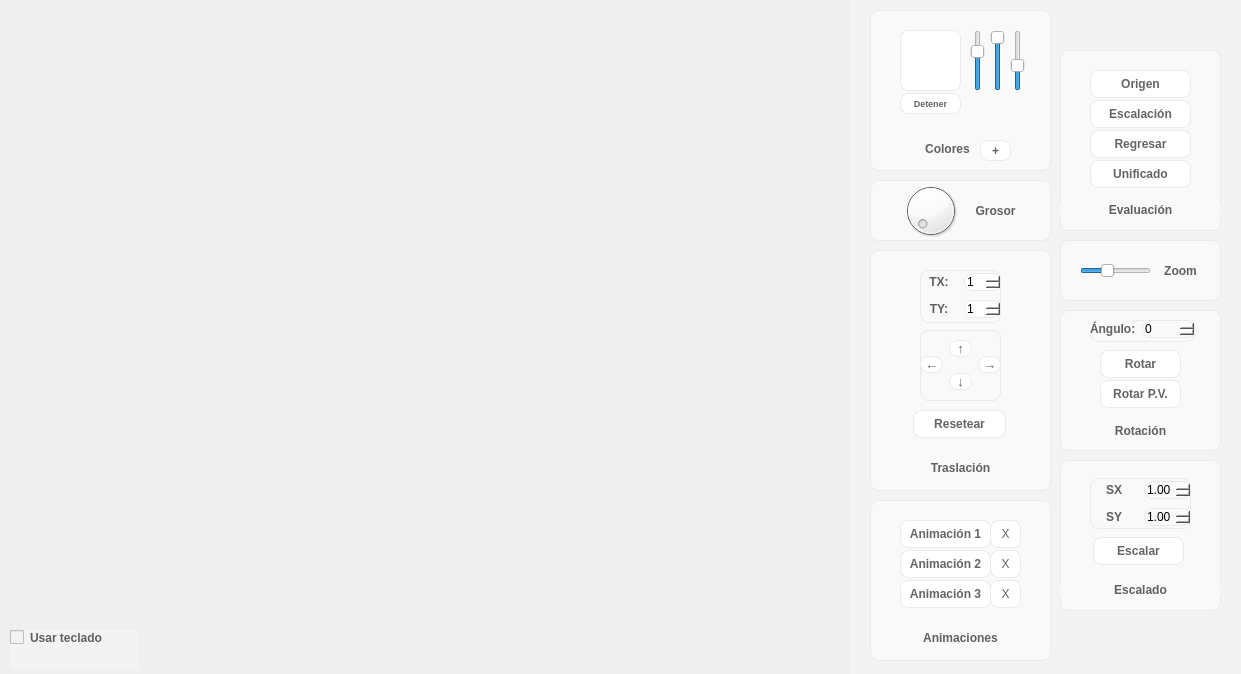
<?xml version="1.0" encoding="UTF-8"?>
<ui version="4.0">
 <class>Widget</class>
 <widget class="QWidget" name="Widget">
  <property name="geometry">
   <rect>
    <x>0</x>
    <y>0</y>
    <width>1241</width>
    <height>674</height>
   </rect>
  </property>
  <property name="windowTitle">
   <string>20130778 - Transformaciones 2D</string>
  </property>
  <property name="windowIcon">
   <iconset resource="img.qrc">
    <normaloff>:/img/favicon.png</normaloff>:/img/favicon.png</iconset>
  </property>
  <widget class="QWidget" name="widget" native="true">
   <property name="geometry">
    <rect>
     <x>850</x>
     <y>0</y>
     <width>391</width>
     <height>681</height>
    </rect>
   </property>
   <property name="styleSheet">
    <string notr="true">background-color: rgb(243, 243, 243);</string>
   </property>
   <widget class="QGroupBox" name="groupBox_4">
    <property name="geometry">
     <rect>
      <x>20</x>
      <y>10</y>
      <width>181</width>
      <height>161</height>
     </rect>
    </property>
    <property name="styleSheet">
     <string notr="true">background-color: rgb(249, 249, 249);
border-style: solid;
border-width: 1px;
border-color: rgb(234, 234, 234);
border-radius: 8px;</string>
    </property>
    <property name="title">
     <string/>
    </property>
    <widget class="QLabel" name="label_10">
     <property name="geometry">
      <rect>
       <x>32</x>
       <y>131</y>
       <width>91</width>
       <height>16</height>
      </rect>
     </property>
     <property name="font">
      <font>
       <family>Segoe UI</family>
       <weight>75</weight>
       <bold>true</bold>
      </font>
     </property>
     <property name="styleSheet">
      <string notr="true">color: rgb(95, 95, 95);
border-style: solid;
border-width: 0px;
border-color: none;</string>
     </property>
     <property name="text">
      <string>Colores</string>
     </property>
     <property name="alignment">
      <set>Qt::AlignCenter</set>
     </property>
    </widget>
    <widget class="QPushButton" name="pushButton_18">
     <property name="geometry">
      <rect>
       <x>110</x>
       <y>130</y>
       <width>31</width>
       <height>21</height>
      </rect>
     </property>
     <property name="font">
      <font>
       <family>Arial</family>
       <pointsize>9</pointsize>
       <weight>75</weight>
       <bold>true</bold>
      </font>
     </property>
     <property name="toolTip">
      <string>Seleccionar color</string>
     </property>
     <property name="styleSheet">
      <string notr="true">background-color: rgb(255, 255, 255);
color: rgb(95, 95, 95);
border-style: solid;
border-width: 1px;
border-color: rgb(234, 234, 234);
border-radius: 8px;</string>
     </property>
     <property name="text">
      <string>+</string>
     </property>
    </widget>
    <widget class="QPushButton" name="pushButton_6">
     <property name="geometry">
      <rect>
       <x>30</x>
       <y>20</y>
       <width>61</width>
       <height>61</height>
      </rect>
     </property>
     <property name="styleSheet">
      <string notr="true">background-color: rgb(255, 255, 255);
border-style: solid;
border-width: 1px;
border-color: rgb(234, 234, 234);
border-radius: 8px;</string>
     </property>
     <property name="text">
      <string/>
     </property>
     <property name="icon">
      <iconset resource="img.qrc">
       <normaloff>:/img/arcoiris.png</normaloff>:/img/arcoiris.png</iconset>
     </property>
     <property name="iconSize">
      <size>
       <width>50</width>
       <height>50</height>
      </size>
     </property>
    </widget>
    <widget class="QSlider" name="vsIntensidadR">
     <property name="geometry">
      <rect>
       <x>100</x>
       <y>20</y>
       <width>16</width>
       <height>61</height>
      </rect>
     </property>
     <property name="styleSheet">
      <string notr="true">border-color: none;
border-radius: none;</string>
     </property>
     <property name="minimum">
      <number>1</number>
     </property>
     <property name="maximum">
      <number>255</number>
     </property>
     <property name="sliderPosition">
      <number>180</number>
     </property>
     <property name="orientation">
      <enum>Qt::Vertical</enum>
     </property>
    </widget>
    <widget class="QSlider" name="vsIntensidadB">
     <property name="geometry">
      <rect>
       <x>140</x>
       <y>20</y>
       <width>16</width>
       <height>61</height>
      </rect>
     </property>
     <property name="styleSheet">
      <string notr="true">border-color: none;
border-radius: none;</string>
     </property>
     <property name="minimum">
      <number>1</number>
     </property>
     <property name="maximum">
      <number>255</number>
     </property>
     <property name="sliderPosition">
      <number>100</number>
     </property>
     <property name="orientation">
      <enum>Qt::Vertical</enum>
     </property>
    </widget>
    <widget class="QSlider" name="vsIntensidadG">
     <property name="geometry">
      <rect>
       <x>120</x>
       <y>20</y>
       <width>16</width>
       <height>61</height>
      </rect>
     </property>
     <property name="styleSheet">
      <string notr="true">border-color: none;
border-radius: none;</string>
     </property>
     <property name="minimum">
      <number>1</number>
     </property>
     <property name="maximum">
      <number>255</number>
     </property>
     <property name="sliderPosition">
      <number>255</number>
     </property>
     <property name="orientation">
      <enum>Qt::Vertical</enum>
     </property>
    </widget>
    <widget class="QPushButton" name="pushButton_7">
     <property name="geometry">
      <rect>
       <x>30</x>
       <y>83</y>
       <width>61</width>
       <height>21</height>
      </rect>
     </property>
     <property name="font">
      <font>
       <family>Segoe UI</family>
       <pointsize>7</pointsize>
       <weight>75</weight>
       <bold>true</bold>
      </font>
     </property>
     <property name="styleSheet">
      <string notr="true">color: rgb(100, 100, 100);
background-color: rgb(255, 255, 255);
border-style: solid;
border-width: 1px;
border-color: rgb(234, 234, 234);
border-radius: 8px;</string>
     </property>
     <property name="text">
      <string>Detener</string>
     </property>
    </widget>
   </widget>
   <widget class="QGroupBox" name="groupBox_5">
    <property name="geometry">
     <rect>
      <x>20</x>
      <y>250</y>
      <width>181</width>
      <height>241</height>
     </rect>
    </property>
    <property name="styleSheet">
     <string notr="true">background-color: rgb(249, 249, 249);
border-style: solid;
border-width: 1px;
border-color: rgb(234, 234, 234);
border-radius: 8px;</string>
    </property>
    <property name="title">
     <string/>
    </property>
    <widget class="QLabel" name="label_12">
     <property name="geometry">
      <rect>
       <x>30</x>
       <y>210</y>
       <width>121</width>
       <height>16</height>
      </rect>
     </property>
     <property name="font">
      <font>
       <family>Segoe UI</family>
       <weight>75</weight>
       <bold>true</bold>
      </font>
     </property>
     <property name="styleSheet">
      <string notr="true">color: rgb(95, 95, 95);
border-style: solid;
border-width: 0px;
border-color: none;</string>
     </property>
     <property name="text">
      <string>Traslación</string>
     </property>
     <property name="alignment">
      <set>Qt::AlignCenter</set>
     </property>
    </widget>
    <widget class="QPushButton" name="pushButton_5">
     <property name="geometry">
      <rect>
       <x>43</x>
       <y>160</y>
       <width>93</width>
       <height>28</height>
      </rect>
     </property>
     <property name="font">
      <font>
       <family>Segoe UI</family>
       <weight>75</weight>
       <bold>true</bold>
      </font>
     </property>
     <property name="styleSheet">
      <string notr="true">color: rgb(100, 100, 100);
background-color: rgb(255, 255, 255);
border-style: solid;
border-width: 1px;
border-color: rgb(234, 234, 234);
border-radius: 8px;</string>
     </property>
     <property name="text">
      <string>Resetear</string>
     </property>
    </widget>
    <widget class="QWidget" name="layoutWidget">
     <property name="geometry">
      <rect>
       <x>50</x>
       <y>20</y>
       <width>81</width>
       <height>53</height>
      </rect>
     </property>
     <layout class="QGridLayout" name="gridLayout">
      <item row="0" column="0">
       <layout class="QHBoxLayout" name="horizontalLayout">
        <item>
         <widget class="QLabel" name="label">
          <property name="font">
           <font>
            <family>Segoe UI</family>
            <weight>75</weight>
            <bold>true</bold>
           </font>
          </property>
          <property name="styleSheet">
           <string notr="true">color: rgb(95, 95, 95);
border-style: solid;
border-width: 0px;
border-color: none;
background-color:none;</string>
          </property>
          <property name="text">
           <string>TX:</string>
          </property>
          <property name="alignment">
           <set>Qt::AlignCenter</set>
          </property>
         </widget>
        </item>
        <item>
         <widget class="QSpinBox" name="spinBox">
          <property name="styleSheet">
           <string notr="true">background-color: rgb(255, 255, 255);</string>
          </property>
          <property name="minimum">
           <number>1</number>
          </property>
          <property name="maximum">
           <number>10</number>
          </property>
         </widget>
        </item>
       </layout>
      </item>
      <item row="1" column="0">
       <layout class="QHBoxLayout" name="horizontalLayout_2">
        <item>
         <widget class="QLabel" name="label_2">
          <property name="font">
           <font>
            <family>Segoe UI</family>
            <weight>75</weight>
            <bold>true</bold>
           </font>
          </property>
          <property name="styleSheet">
           <string notr="true">color: rgb(95, 95, 95);
border-style: solid;
border-width: 0px;
border-color: none;background-color:none;</string>
          </property>
          <property name="text">
           <string>TY:</string>
          </property>
          <property name="alignment">
           <set>Qt::AlignCenter</set>
          </property>
         </widget>
        </item>
        <item>
         <widget class="QSpinBox" name="spinBox_2">
          <property name="styleSheet">
           <string notr="true">background-color: rgb(255, 255, 255);</string>
          </property>
          <property name="minimum">
           <number>1</number>
          </property>
          <property name="maximum">
           <number>10</number>
          </property>
         </widget>
        </item>
       </layout>
      </item>
     </layout>
    </widget>
    <widget class="QWidget" name="layoutWidget">
     <property name="geometry">
      <rect>
       <x>50</x>
       <y>80</y>
       <width>81</width>
       <height>71</height>
      </rect>
     </property>
     <layout class="QGridLayout" name="gridLayout_2">
      <item row="0" column="0" rowspan="2">
       <widget class="QPushButton" name="pushButton_4">
        <property name="font">
         <font>
          <family>Segoe UI</family>
          <pointsize>10</pointsize>
          <weight>75</weight>
          <bold>true</bold>
         </font>
        </property>
        <property name="styleSheet">
         <string notr="true">color: rgb(100, 100, 100);
background-color: rgb(255, 255, 255);
border-style: solid;
border-width: 1px;
border-color: rgb(234, 234, 234);
border-radius: 8px;</string>
        </property>
        <property name="text">
         <string>←</string>
        </property>
       </widget>
      </item>
      <item row="0" column="1">
       <widget class="QPushButton" name="pushButton">
        <property name="font">
         <font>
          <family>Segoe UI</family>
          <pointsize>10</pointsize>
          <weight>75</weight>
          <bold>true</bold>
         </font>
        </property>
        <property name="styleSheet">
         <string notr="true">color: rgb(100, 100, 100);
background-color: rgb(255, 255, 255);
border-style: solid;
border-width: 1px;
border-color: rgb(234, 234, 234);
border-radius: 8px;</string>
        </property>
        <property name="text">
         <string>↑</string>
        </property>
        <property name="iconSize">
         <size>
          <width>40</width>
          <height>40</height>
         </size>
        </property>
       </widget>
      </item>
      <item row="0" column="2" rowspan="2">
       <widget class="QPushButton" name="pushButton_3">
        <property name="font">
         <font>
          <family>Segoe UI</family>
          <pointsize>10</pointsize>
          <weight>75</weight>
          <bold>true</bold>
         </font>
        </property>
        <property name="styleSheet">
         <string notr="true">color: rgb(100, 100, 100);
background-color: rgb(255, 255, 255);
border-style: solid;
border-width: 1px;
border-color: rgb(234, 234, 234);
border-radius: 8px;</string>
        </property>
        <property name="text">
         <string>→</string>
        </property>
       </widget>
      </item>
      <item row="1" column="1">
       <widget class="QPushButton" name="pushButton_2">
        <property name="font">
         <font>
          <family>Segoe UI</family>
          <pointsize>10</pointsize>
          <weight>75</weight>
          <bold>true</bold>
         </font>
        </property>
        <property name="styleSheet">
         <string notr="true">color: rgb(100, 100, 100);
background-color: rgb(255, 255, 255);
border-style: solid;
border-width: 1px;
border-color: rgb(234, 234, 234);
border-radius: 8px;</string>
        </property>
        <property name="text">
         <string>↓</string>
        </property>
        <property name="iconSize">
         <size>
          <width>40</width>
          <height>40</height>
         </size>
        </property>
       </widget>
      </item>
     </layout>
    </widget>
   </widget>
   <widget class="QGroupBox" name="groupBox_3">
    <property name="geometry">
     <rect>
      <x>20</x>
      <y>180</y>
      <width>181</width>
      <height>61</height>
     </rect>
    </property>
    <property name="styleSheet">
     <string notr="true">background-color: rgb(249, 249, 249);
border-style: solid;
border-width: 1px;
border-color: rgb(234, 234, 234);
border-radius: 8px;</string>
    </property>
    <property name="title">
     <string/>
    </property>
    <widget class="QLabel" name="label_9">
     <property name="geometry">
      <rect>
       <x>90</x>
       <y>20</y>
       <width>71</width>
       <height>21</height>
      </rect>
     </property>
     <property name="font">
      <font>
       <family>Segoe UI</family>
       <weight>75</weight>
       <bold>true</bold>
      </font>
     </property>
     <property name="styleSheet">
      <string notr="true">color: rgb(95, 95, 95);
border-style: solid;
border-width: 0px;
border-color: none;</string>
     </property>
     <property name="text">
      <string>Grosor</string>
     </property>
     <property name="alignment">
      <set>Qt::AlignCenter</set>
     </property>
    </widget>
    <widget class="QDial" name="dial">
     <property name="geometry">
      <rect>
       <x>20</x>
       <y>0</y>
       <width>81</width>
       <height>61</height>
      </rect>
     </property>
     <property name="minimum">
      <number>2</number>
     </property>
     <property name="maximum">
      <number>6</number>
     </property>
    </widget>
   </widget>
   <widget class="QGroupBox" name="groupBox_6">
    <property name="geometry">
     <rect>
      <x>210</x>
      <y>460</y>
      <width>161</width>
      <height>151</height>
     </rect>
    </property>
    <property name="styleSheet">
     <string notr="true">background-color: rgb(249, 249, 249);
border-style: solid;
border-width: 1px;
border-color: rgb(234, 234, 234);
border-radius: 8px;</string>
    </property>
    <property name="title">
     <string/>
    </property>
    <widget class="QLabel" name="label_13">
     <property name="geometry">
      <rect>
       <x>0</x>
       <y>120</y>
       <width>161</width>
       <height>20</height>
      </rect>
     </property>
     <property name="font">
      <font>
       <family>Segoe UI</family>
       <weight>75</weight>
       <bold>true</bold>
      </font>
     </property>
     <property name="styleSheet">
      <string notr="true">color: rgb(95, 95, 95);
border-style: solid;
border-width: 0px;
border-color: none;</string>
     </property>
     <property name="text">
      <string>Escalado</string>
     </property>
     <property name="alignment">
      <set>Qt::AlignCenter</set>
     </property>
    </widget>
    <widget class="QPushButton" name="pushButton_19">
     <property name="geometry">
      <rect>
       <x>33</x>
       <y>77</y>
       <width>91</width>
       <height>28</height>
      </rect>
     </property>
     <property name="font">
      <font>
       <family>Segoe UI</family>
       <weight>75</weight>
       <bold>true</bold>
      </font>
     </property>
     <property name="styleSheet">
      <string notr="true">color: rgb(100, 100, 100);
background-color: rgb(255, 255, 255);
border-style: solid;
border-width: 1px;
border-color: rgb(234, 234, 234);
border-radius: 8px;</string>
     </property>
     <property name="text">
      <string>Escalar</string>
     </property>
    </widget>
    <widget class="QWidget" name="layoutWidget">
     <property name="geometry">
      <rect>
       <x>30</x>
       <y>18</y>
       <width>101</width>
       <height>51</height>
      </rect>
     </property>
     <layout class="QGridLayout" name="gridLayout_3">
      <item row="0" column="0">
       <widget class="QLabel" name="label_3">
        <property name="font">
         <font>
          <family>Segoe UI</family>
          <weight>75</weight>
          <bold>true</bold>
         </font>
        </property>
        <property name="styleSheet">
         <string notr="true">color: rgb(95, 95, 95);
border-style: solid;
border-width: 0px;
border-color: none;background-color:none;</string>
        </property>
        <property name="text">
         <string>SX</string>
        </property>
        <property name="alignment">
         <set>Qt::AlignCenter</set>
        </property>
       </widget>
      </item>
      <item row="0" column="1">
       <widget class="QDoubleSpinBox" name="doubleSpinBox">
        <property name="minimum">
         <double>1.000000000000000</double>
        </property>
        <property name="maximum">
         <double>5.000000000000000</double>
        </property>
        <property name="singleStep">
         <double>0.500000000000000</double>
        </property>
       </widget>
      </item>
      <item row="1" column="0">
       <widget class="QLabel" name="label_4">
        <property name="font">
         <font>
          <family>Segoe UI</family>
          <weight>75</weight>
          <bold>true</bold>
         </font>
        </property>
        <property name="styleSheet">
         <string notr="true">color: rgb(95, 95, 95);
border-style: solid;
border-width: 0px;
border-color: none;background-color:none;</string>
        </property>
        <property name="text">
         <string>SY</string>
        </property>
        <property name="alignment">
         <set>Qt::AlignCenter</set>
        </property>
       </widget>
      </item>
      <item row="1" column="1">
       <widget class="QDoubleSpinBox" name="doubleSpinBox_2">
        <property name="minimum">
         <double>1.000000000000000</double>
        </property>
        <property name="maximum">
         <double>5.000000000000000</double>
        </property>
        <property name="singleStep">
         <double>0.500000000000000</double>
        </property>
       </widget>
      </item>
     </layout>
    </widget>
   </widget>
   <widget class="QGroupBox" name="groupBox_8">
    <property name="geometry">
     <rect>
      <x>210</x>
      <y>50</y>
      <width>161</width>
      <height>181</height>
     </rect>
    </property>
    <property name="styleSheet">
     <string notr="true">background-color: rgb(249, 249, 249);
border-style: solid;
border-width: 1px;
border-color: rgb(234, 234, 234);
border-radius: 8px;</string>
    </property>
    <property name="title">
     <string/>
    </property>
    <widget class="QLabel" name="label_14">
     <property name="geometry">
      <rect>
       <x>0</x>
       <y>150</y>
       <width>161</width>
       <height>20</height>
      </rect>
     </property>
     <property name="font">
      <font>
       <family>Segoe UI</family>
       <weight>75</weight>
       <bold>true</bold>
      </font>
     </property>
     <property name="styleSheet">
      <string notr="true">color: rgb(95, 95, 95);
border-style: solid;
border-width: 0px;
border-color: none;</string>
     </property>
     <property name="text">
      <string>Evaluación</string>
     </property>
     <property name="alignment">
      <set>Qt::AlignCenter</set>
     </property>
    </widget>
    <widget class="QPushButton" name="pushButton_20">
     <property name="geometry">
      <rect>
       <x>30</x>
       <y>20</y>
       <width>101</width>
       <height>28</height>
      </rect>
     </property>
     <property name="font">
      <font>
       <family>Segoe UI</family>
       <weight>75</weight>
       <bold>true</bold>
      </font>
     </property>
     <property name="styleSheet">
      <string notr="true">color: rgb(100, 100, 100);
background-color: rgb(255, 255, 255);
border-style: solid;
border-width: 1px;
border-color: rgb(234, 234, 234);
border-radius: 8px;</string>
     </property>
     <property name="text">
      <string>Origen</string>
     </property>
    </widget>
    <widget class="QPushButton" name="pushButton_21">
     <property name="geometry">
      <rect>
       <x>30</x>
       <y>50</y>
       <width>101</width>
       <height>28</height>
      </rect>
     </property>
     <property name="font">
      <font>
       <family>Segoe UI</family>
       <weight>75</weight>
       <bold>true</bold>
      </font>
     </property>
     <property name="styleSheet">
      <string notr="true">color: rgb(100, 100, 100);
background-color: rgb(255, 255, 255);
border-style: solid;
border-width: 1px;
border-color: rgb(234, 234, 234);
border-radius: 8px;</string>
     </property>
     <property name="text">
      <string>Escalación</string>
     </property>
    </widget>
    <widget class="QPushButton" name="pushButton_22">
     <property name="geometry">
      <rect>
       <x>30</x>
       <y>80</y>
       <width>101</width>
       <height>28</height>
      </rect>
     </property>
     <property name="font">
      <font>
       <family>Segoe UI</family>
       <weight>75</weight>
       <bold>true</bold>
      </font>
     </property>
     <property name="styleSheet">
      <string notr="true">color: rgb(100, 100, 100);
background-color: rgb(255, 255, 255);
border-style: solid;
border-width: 1px;
border-color: rgb(234, 234, 234);
border-radius: 8px;</string>
     </property>
     <property name="text">
      <string>Regresar</string>
     </property>
    </widget>
    <widget class="QPushButton" name="pushButton_23">
     <property name="geometry">
      <rect>
       <x>30</x>
       <y>110</y>
       <width>101</width>
       <height>28</height>
      </rect>
     </property>
     <property name="font">
      <font>
       <family>Segoe UI</family>
       <weight>75</weight>
       <bold>true</bold>
      </font>
     </property>
     <property name="styleSheet">
      <string notr="true">color: rgb(100, 100, 100);
background-color: rgb(255, 255, 255);
border-style: solid;
border-width: 1px;
border-color: rgb(234, 234, 234);
border-radius: 8px;</string>
     </property>
     <property name="text">
      <string>Unificado</string>
     </property>
    </widget>
   </widget>
   <widget class="QGroupBox" name="groupBox_9">
    <property name="geometry">
     <rect>
      <x>210</x>
      <y>310</y>
      <width>161</width>
      <height>141</height>
     </rect>
    </property>
    <property name="styleSheet">
     <string notr="true">background-color: rgb(249, 249, 249);
border-style: solid;
border-width: 1px;
border-color: rgb(234, 234, 234);
border-radius: 8px;</string>
    </property>
    <property name="title">
     <string/>
    </property>
    <widget class="QLabel" name="label_15">
     <property name="geometry">
      <rect>
       <x>50</x>
       <y>110</y>
       <width>61</width>
       <height>21</height>
      </rect>
     </property>
     <property name="font">
      <font>
       <family>Segoe UI</family>
       <weight>75</weight>
       <bold>true</bold>
      </font>
     </property>
     <property name="styleSheet">
      <string notr="true">color: rgb(95, 95, 95);
border-style: solid;
border-width: 0px;
border-color: none;</string>
     </property>
     <property name="text">
      <string>Rotación</string>
     </property>
     <property name="alignment">
      <set>Qt::AlignCenter</set>
     </property>
    </widget>
    <widget class="QPushButton" name="pushButton_24">
     <property name="geometry">
      <rect>
       <x>40</x>
       <y>40</y>
       <width>81</width>
       <height>28</height>
      </rect>
     </property>
     <property name="font">
      <font>
       <family>Segoe UI</family>
       <weight>75</weight>
       <bold>true</bold>
      </font>
     </property>
     <property name="styleSheet">
      <string notr="true">color: rgb(100, 100, 100);
background-color: rgb(255, 255, 255);
border-style: solid;
border-width: 1px;
border-color: rgb(234, 234, 234);
border-radius: 8px;</string>
     </property>
     <property name="text">
      <string>Rotar</string>
     </property>
    </widget>
    <widget class="QPushButton" name="pushButton_25">
     <property name="geometry">
      <rect>
       <x>40</x>
       <y>70</y>
       <width>81</width>
       <height>28</height>
      </rect>
     </property>
     <property name="font">
      <font>
       <family>Segoe UI</family>
       <weight>75</weight>
       <bold>true</bold>
      </font>
     </property>
     <property name="styleSheet">
      <string notr="true">color: rgb(100, 100, 100);
background-color: rgb(255, 255, 255);
border-style: solid;
border-width: 1px;
border-color: rgb(234, 234, 234);
border-radius: 8px;</string>
     </property>
     <property name="text">
      <string>Rotar P.V.</string>
     </property>
    </widget>
    <widget class="QWidget" name="layoutWidget">
     <property name="geometry">
      <rect>
       <x>30</x>
       <y>10</y>
       <width>105</width>
       <height>22</height>
      </rect>
     </property>
     <layout class="QFormLayout" name="formLayout">
      <item row="0" column="0">
       <widget class="QLabel" name="label_5">
        <property name="font">
         <font>
          <family>Segoe UI</family>
          <weight>75</weight>
          <bold>true</bold>
         </font>
        </property>
        <property name="styleSheet">
         <string notr="true">color: rgb(95, 95, 95);
border-style: solid;
border-width: 0px;
border-color: none;</string>
        </property>
        <property name="text">
         <string>Ángulo:</string>
        </property>
       </widget>
      </item>
      <item row="0" column="1">
       <widget class="QSpinBox" name="spinBox_3">
        <property name="minimum">
         <number>0</number>
        </property>
        <property name="maximum">
         <number>360</number>
        </property>
        <property name="singleStep">
         <number>45</number>
        </property>
       </widget>
      </item>
     </layout>
    </widget>
   </widget>
   <widget class="QGroupBox" name="groupBox_7">
    <property name="geometry">
     <rect>
      <x>210</x>
      <y>240</y>
      <width>161</width>
      <height>61</height>
     </rect>
    </property>
    <property name="styleSheet">
     <string notr="true">background-color: rgb(249, 249, 249);
border-style: solid;
border-width: 1px;
border-color: rgb(234, 234, 234);
border-radius: 8px;</string>
    </property>
    <property name="title">
     <string/>
    </property>
    <widget class="QLabel" name="label_11">
     <property name="geometry">
      <rect>
       <x>90</x>
       <y>20</y>
       <width>61</width>
       <height>21</height>
      </rect>
     </property>
     <property name="font">
      <font>
       <family>Segoe UI</family>
       <weight>75</weight>
       <bold>true</bold>
      </font>
     </property>
     <property name="styleSheet">
      <string notr="true">color: rgb(95, 95, 95);
border-style: solid;
border-width: 0px;
border-color: none;</string>
     </property>
     <property name="text">
      <string>Zoom</string>
     </property>
     <property name="alignment">
      <set>Qt::AlignCenter</set>
     </property>
    </widget>
    <widget class="QSlider" name="horizontalSlider">
     <property name="geometry">
      <rect>
       <x>20</x>
       <y>20</y>
       <width>71</width>
       <height>22</height>
      </rect>
     </property>
     <property name="styleSheet">
      <string notr="true">border-color: none;
border-radius: none;</string>
     </property>
     <property name="minimum">
      <number>-20</number>
     </property>
     <property name="maximum">
      <number>150</number>
     </property>
     <property name="singleStep">
      <number>1</number>
     </property>
     <property name="value">
      <number>40</number>
     </property>
     <property name="orientation">
      <enum>Qt::Horizontal</enum>
     </property>
    </widget>
   </widget>
   <widget class="QGroupBox" name="groupBox_10">
    <property name="geometry">
     <rect>
      <x>20</x>
      <y>500</y>
      <width>181</width>
      <height>161</height>
     </rect>
    </property>
    <property name="styleSheet">
     <string notr="true">background-color: rgb(249, 249, 249);
border-style: solid;
border-width: 1px;
border-color: rgb(234, 234, 234);
border-radius: 8px;</string>
    </property>
    <property name="title">
     <string/>
    </property>
    <widget class="QLabel" name="label_16">
     <property name="geometry">
      <rect>
       <x>10</x>
       <y>130</y>
       <width>161</width>
       <height>16</height>
      </rect>
     </property>
     <property name="font">
      <font>
       <family>Segoe UI</family>
       <weight>75</weight>
       <bold>true</bold>
      </font>
     </property>
     <property name="styleSheet">
      <string notr="true">color: rgb(95, 95, 95);
border-style: solid;
border-width: 0px;
border-color: none;</string>
     </property>
     <property name="text">
      <string>Animaciones</string>
     </property>
     <property name="alignment">
      <set>Qt::AlignCenter</set>
     </property>
    </widget>
    <widget class="QPushButton" name="pushButton_26">
     <property name="geometry">
      <rect>
       <x>30</x>
       <y>20</y>
       <width>91</width>
       <height>28</height>
      </rect>
     </property>
     <property name="font">
      <font>
       <family>Segoe UI</family>
       <weight>75</weight>
       <bold>true</bold>
      </font>
     </property>
     <property name="styleSheet">
      <string notr="true">color: rgb(100, 100, 100);
background-color: rgb(255, 255, 255);
border-style: solid;
border-width: 1px;
border-color: rgb(234, 234, 234);
border-radius: 8px;</string>
     </property>
     <property name="text">
      <string>Animación 1</string>
     </property>
    </widget>
    <widget class="QPushButton" name="pushButton_27">
     <property name="geometry">
      <rect>
       <x>30</x>
       <y>50</y>
       <width>91</width>
       <height>28</height>
      </rect>
     </property>
     <property name="font">
      <font>
       <family>Segoe UI</family>
       <weight>75</weight>
       <bold>true</bold>
      </font>
     </property>
     <property name="styleSheet">
      <string notr="true">color: rgb(100, 100, 100);
background-color: rgb(255, 255, 255);
border-style: solid;
border-width: 1px;
border-color: rgb(234, 234, 234);
border-radius: 8px;</string>
     </property>
     <property name="text">
      <string>Animación 2</string>
     </property>
    </widget>
    <widget class="QPushButton" name="pushButton_28">
     <property name="geometry">
      <rect>
       <x>30</x>
       <y>80</y>
       <width>91</width>
       <height>28</height>
      </rect>
     </property>
     <property name="font">
      <font>
       <family>Segoe UI</family>
       <weight>75</weight>
       <bold>true</bold>
      </font>
     </property>
     <property name="styleSheet">
      <string notr="true">color: rgb(100, 100, 100);
background-color: rgb(255, 255, 255);
border-style: solid;
border-width: 1px;
border-color: rgb(234, 234, 234);
border-radius: 8px;</string>
     </property>
     <property name="text">
      <string>Animación 3</string>
     </property>
    </widget>
    <widget class="QPushButton" name="pushButton_29">
     <property name="geometry">
      <rect>
       <x>120</x>
       <y>80</y>
       <width>31</width>
       <height>28</height>
      </rect>
     </property>
     <property name="font">
      <font>
       <family>Segoe UI</family>
       <weight>50</weight>
       <bold>false</bold>
      </font>
     </property>
     <property name="styleSheet">
      <string notr="true">color: rgb(100, 100, 100);
background-color: rgb(255, 255, 255);
border-style: solid;
border-width: 1px;
border-color: rgb(234, 234, 234);
border-radius: 8px;</string>
     </property>
     <property name="text">
      <string>X</string>
     </property>
    </widget>
    <widget class="QPushButton" name="pushButton_30">
     <property name="geometry">
      <rect>
       <x>120</x>
       <y>50</y>
       <width>31</width>
       <height>28</height>
      </rect>
     </property>
     <property name="font">
      <font>
       <family>Segoe UI</family>
       <weight>50</weight>
       <bold>false</bold>
      </font>
     </property>
     <property name="styleSheet">
      <string notr="true">color: rgb(100, 100, 100);
background-color: rgb(255, 255, 255);
border-style: solid;
border-width: 1px;
border-color: rgb(234, 234, 234);
border-radius: 8px;</string>
     </property>
     <property name="text">
      <string>X</string>
     </property>
    </widget>
    <widget class="QPushButton" name="pushButton_31">
     <property name="geometry">
      <rect>
       <x>120</x>
       <y>20</y>
       <width>31</width>
       <height>28</height>
      </rect>
     </property>
     <property name="font">
      <font>
       <family>Segoe UI</family>
       <weight>50</weight>
       <bold>false</bold>
      </font>
     </property>
     <property name="styleSheet">
      <string notr="true">color: rgb(100, 100, 100);
background-color: rgb(255, 255, 255);
border-style: solid;
border-width: 1px;
border-color: rgb(234, 234, 234);
border-radius: 8px;</string>
     </property>
     <property name="text">
      <string>X</string>
     </property>
    </widget>
   </widget>
  </widget>
  <widget class="QWidget" name="widget_2" native="true">
   <property name="geometry">
    <rect>
     <x>10</x>
     <y>630</y>
     <width>128</width>
     <height>39</height>
    </rect>
   </property>
   <property name="styleSheet">
    <string notr="true">background-color: rgb(243, 243, 243);</string>
   </property>
   <layout class="QFormLayout" name="formLayout_2">
    <item row="0" column="0">
     <widget class="QCheckBox" name="checkBox">
      <property name="font">
       <font>
        <family>Segoe UI</family>
        <weight>75</weight>
        <bold>true</bold>
       </font>
      </property>
      <property name="styleSheet">
       <string notr="true">color: rgb(95, 95, 95);
border-style: solid;
border-width: 0px;
border-color: none;</string>
      </property>
      <property name="text">
       <string>Usar teclado</string>
      </property>
     </widget>
    </item>
   </layout>
  </widget>
 </widget>
 <resources>
  <include location="img.qrc"/>
 </resources>
 <connections/>
</ui>
